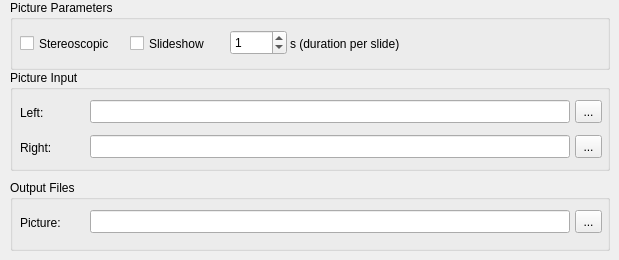
          <widget class="QWidget" name="page_1">
           <widget class="QGroupBox" name="inputPGroupBox">
            <property name="geometry">
             <rect>
              <x>10</x>
              <y>70</y>
              <width>600</width>
              <height>101</height>
             </rect>
            </property>
            <property name="title">
             <string>Picture Input</string>
            </property>
            <widget class="QLabel" name="pictureLeftLabel">
             <property name="geometry">
              <rect>
               <x>10</x>
               <y>30</y>
               <width>71</width>
               <height>25</height>
              </rect>
             </property>
             <property name="sizePolicy">
              <sizepolicy hsizetype="Preferred" vsizetype="Fixed">
               <horstretch>0</horstretch>
               <verstretch>25</verstretch>
              </sizepolicy>
             </property>
             <property name="minimumSize">
              <size>
               <width>0</width>
               <height>25</height>
              </size>
             </property>
             <property name="text">
              <string>Left:</string>
             </property>
            </widget>
            <widget class="QLineEdit" name="pictureLeftEdit">
             <property name="geometry">
              <rect>
               <x>80</x>
               <y>30</y>
               <width>480</width>
               <height>23</height>
              </rect>
             </property>
             <property name="sizePolicy">
              <sizepolicy hsizetype="Expanding" vsizetype="Fixed">
               <horstretch>0</horstretch>
               <verstretch>25</verstretch>
              </sizepolicy>
             </property>
             <property name="readOnly">
              <bool>true</bool>
             </property>
            </widget>
            <widget class="QToolButton" name="pictureLeftButton">
             <property name="geometry">
              <rect>
               <x>565</x>
               <y>30</y>
               <width>27</width>
               <height>23</height>
              </rect>
             </property>
             <property name="sizePolicy">
              <sizepolicy hsizetype="Fixed" vsizetype="Fixed">
               <horstretch>27</horstretch>
               <verstretch>25</verstretch>
              </sizepolicy>
             </property>
             <property name="text">
              <string>...</string>
             </property>
            </widget>
            <widget class="QLabel" name="pictureRightLabel">
             <property name="geometry">
              <rect>
               <x>10</x>
               <y>65</y>
               <width>65</width>
               <height>25</height>
              </rect>
             </property>
             <property name="sizePolicy">
              <sizepolicy hsizetype="Preferred" vsizetype="Fixed">
               <horstretch>0</horstretch>
               <verstretch>25</verstretch>
              </sizepolicy>
             </property>
             <property name="minimumSize">
              <size>
               <width>0</width>
               <height>25</height>
              </size>
             </property>
             <property name="text">
              <string>Right:</string>
             </property>
            </widget>
            <widget class="QLineEdit" name="pictureRightEdit">
             <property name="geometry">
              <rect>
               <x>80</x>
               <y>65</y>
               <width>480</width>
               <height>23</height>
              </rect>
             </property>
             <property name="sizePolicy">
              <sizepolicy hsizetype="Expanding" vsizetype="Fixed">
               <horstretch>0</horstretch>
               <verstretch>25</verstretch>
              </sizepolicy>
             </property>
             <property name="readOnly">
              <bool>true</bool>
             </property>
            </widget>
            <widget class="QToolButton" name="pictureRightButton">
             <property name="geometry">
              <rect>
               <x>565</x>
               <y>65</y>
               <width>27</width>
               <height>23</height>
              </rect>
             </property>
             <property name="sizePolicy">
              <sizepolicy hsizetype="Fixed" vsizetype="Fixed">
               <horstretch>27</horstretch>
               <verstretch>25</verstretch>
              </sizepolicy>
             </property>
             <property name="text">
              <string>...</string>
             </property>
            </widget>
           </widget>
           <widget class="QGroupBox" name="mxfOutPGroupBox">
            <property name="geometry">
             <rect>
              <x>10</x>
              <y>180</y>
              <width>600</width>
              <height>71</height>
             </rect>
            </property>
            <property name="title">
             <string>Output Files</string>
            </property>
            <widget class="QLabel" name="pMxfOutLabel">
             <property name="geometry">
              <rect>
               <x>10</x>
               <y>30</y>
               <width>60</width>
               <height>25</height>
              </rect>
             </property>
             <property name="sizePolicy">
              <sizepolicy hsizetype="Preferred" vsizetype="Fixed">
               <horstretch>0</horstretch>
               <verstretch>25</verstretch>
              </sizepolicy>
             </property>
             <property name="minimumSize">
              <size>
               <width>0</width>
               <height>25</height>
              </size>
             </property>
             <property name="text">
              <string>Picture:</string>
             </property>
            </widget>
            <widget class="QToolButton" name="pMxfOutButton">
             <property name="geometry">
              <rect>
               <x>565</x>
               <y>30</y>
               <width>27</width>
               <height>23</height>
              </rect>
             </property>
             <property name="sizePolicy">
              <sizepolicy hsizetype="Fixed" vsizetype="Fixed">
               <horstretch>27</horstretch>
               <verstretch>25</verstretch>
              </sizepolicy>
             </property>
             <property name="text">
              <string>...</string>
             </property>
            </widget>
            <widget class="QLineEdit" name="pMxfOutEdit">
             <property name="geometry">
              <rect>
               <x>80</x>
               <y>30</y>
               <width>480</width>
               <height>23</height>
              </rect>
             </property>
             <property name="sizePolicy">
              <sizepolicy hsizetype="Expanding" vsizetype="Fixed">
               <horstretch>0</horstretch>
               <verstretch>25</verstretch>
              </sizepolicy>
             </property>
             <property name="readOnly">
              <bool>true</bool>
             </property>
            </widget>
           </widget>
           <widget class="QGroupBox" name="pictureParametersGroupBox">
            <property name="geometry">
             <rect>
              <x>10</x>
              <y>0</y>
              <width>600</width>
              <height>70</height>
             </rect>
            </property>
            <property name="title">
             <string>Picture Parameters</string>
            </property>
            <widget class="QCheckBox" name="mxfStereoscopicCheckBox">
             <property name="geometry">
              <rect>
               <x>10</x>
               <y>30</y>
               <width>121</width>
               <height>27</height>
              </rect>
             </property>
             <property name="text">
              <string>Stereoscopic</string>
             </property>
            </widget>
            <widget class="QCheckBox" name="mxfSlideCheckBox">
             <property name="geometry">
              <rect>
               <x>120</x>
               <y>30</y>
               <width>87</width>
               <height>27</height>
              </rect>
             </property>
             <property name="text">
              <string>Slideshow</string>
             </property>
            </widget>
            <widget class="QSpinBox" name="mxfSlideSpinBox">
             <property name="geometry">
              <rect>
               <x>220</x>
               <y>30</y>
               <width>57</width>
               <height>25</height>
              </rect>
             </property>
             <property name="maximum">
              <number>300</number>
             </property>
             <property name="value">
              <number>1</number>
             </property>
            </widget>
            <widget class="QLabel" name="mxfSlideDurationLabel">
             <property name="geometry">
              <rect>
               <x>280</x>
               <y>30</y>
               <width>141</width>
               <height>27</height>
              </rect>
             </property>
             <property name="text">
              <string>s (duration per slide)</string>
             </property>
            </widget>
           </widget>
          </widget>
